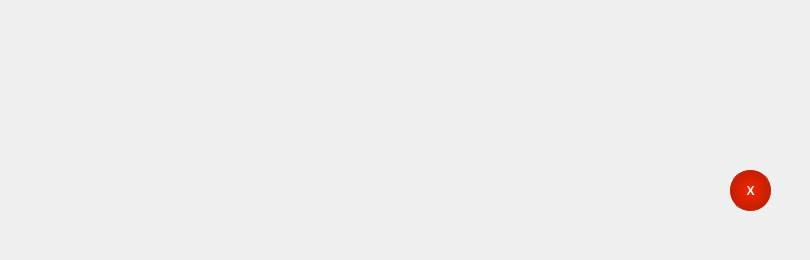
     <widget class="QWidget" name="toonHQConnected">
      <widget class="QLabel" name="connectedToonLabel">
       <property name="geometry">
        <rect>
         <x>30</x>
         <y>150</y>
         <width>111</width>
         <height>101</height>
        </rect>
       </property>
       <property name="text">
        <string/>
       </property>
      </widget>
      <widget class="QPushButton" name="disconnectToonBtn">
       <property name="geometry">
        <rect>
         <x>730</x>
         <y>170</y>
         <width>41</width>
         <height>41</height>
        </rect>
       </property>
       <property name="styleSheet">
        <string notr="true">QPushButton {
    color: white;
	font-weight: bold;
    border: 1px solid #c21f02;
    border-radius: 20px;
    background: qradialgradient(spread:pad, cx:0.5, cy:0.5, radius:0.5, fx:0.5, fy:0.5, stop:0 #F82500, stop:1 #c21f02);
    padding: 3px;
    }

QPushButton:hover {
    background: qradialgradient(spread:pad, cx:0.5, cy:0.5, radius:0.5, fx:0.5, fy:0.5, stop:0 #ff583a, stop:1 #fd3916);
	border-color: #fd3916;
    }

QPushButton:pressed {
	background: qradialgradient(spread:pad, cx:0.5, cy:0.5, radius:0.5, fx:0.5, fy:0.5, stop:0 #ba1c00, stop:1 #911702);
	border-color: #911702;
    }
</string>
       </property>
       <property name="text">
        <string>X</string>
       </property>
      </widget>
      <widget class="QLabel" name="bg_label_x">
       <property name="geometry">
        <rect>
         <x>30</x>
         <y>150</y>
         <width>771</width>
         <height>81</height>
        </rect>
       </property>
       <property name="styleSheet">
        <string notr="true">QLabel {
	border-image: url(config/icons/ttr_background.png) 0 0 0 0 repeat repeat;
	border-radius: 8px;
	qproperty-alignment: 'AlignCenter';
	color: #fdfdfd;
}</string>
       </property>
       <property name="text">
        <string/>
       </property>
      </widget>
      <widget class="QLabel" name="labelToonHQ">
       <property name="geometry">
        <rect>
         <x>330</x>
         <y>60</y>
         <width>191</width>
         <height>71</height>
        </rect>
       </property>
       <property name="styleSheet">
        <string notr="true">QLabel{
	border-image: url(config/icons/ToonHQIcon.png) 0 0 0 0 stretch stretch;
}</string>
       </property>
       <property name="text">
        <string/>
       </property>
      </widget>
      <widget class="QLabel" name="connectedInfoLabel">
       <property name="geometry">
        <rect>
         <x>220</x>
         <y>150</y>
         <width>491</width>
         <height>81</height>
        </rect>
       </property>
       <property name="styleSheet">
        <string notr="true">QLabel {
	background-color: transparent;
	border-radius: 8px;
	text-align: center;
	color: #fdfdfd;
}</string>
       </property>
       <property name="text">
        <string/>
       </property>
      </widget>
      <zorder>bg_label_x</zorder>
      <zorder>connectedToonLabel</zorder>
      <zorder>labelToonHQ</zorder>
      <zorder>connectedInfoLabel</zorder>
      <zorder>disconnectToonBtn</zorder>
     </widget>
